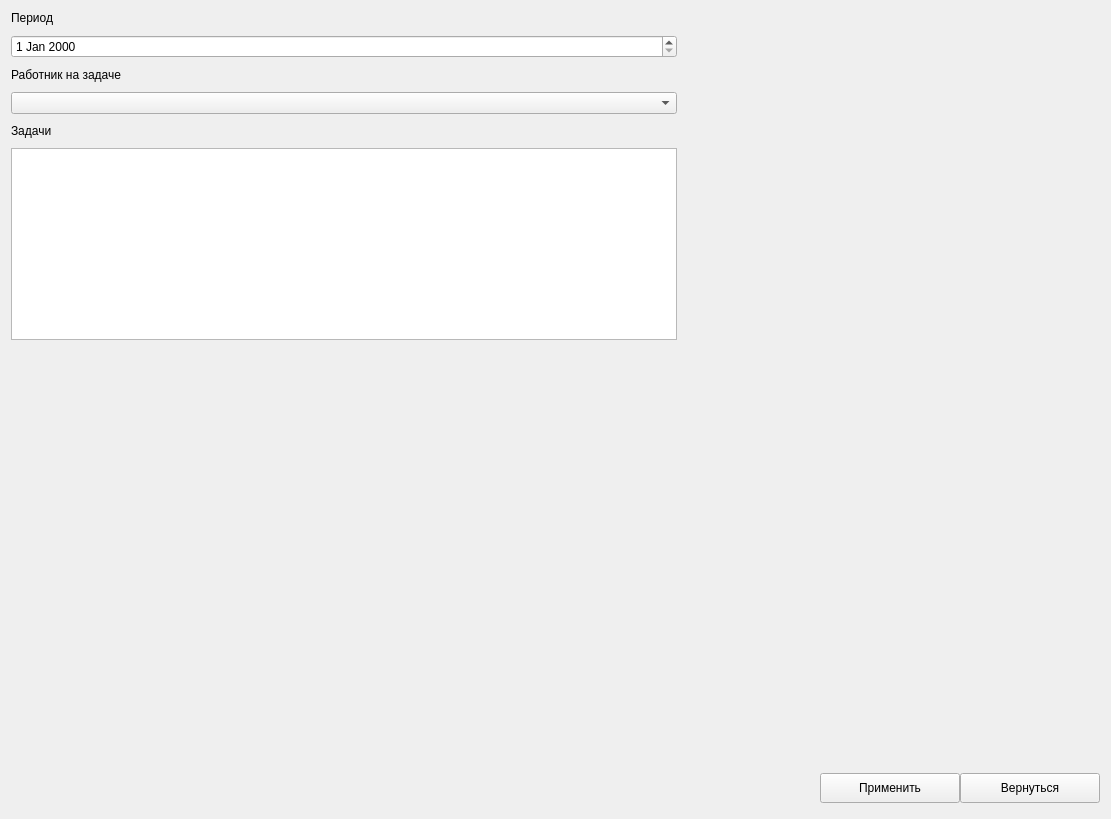
          <widget class="QWidget" name="pageEditTask">
           <layout class="QGridLayout" name="gridLayout_2">
            <item row="0" column="0" colspan="2">
             <layout class="QVBoxLayout" name="verticalLayout_21">
              <property name="spacing">
               <number>10</number>
              </property>
              <item>
               <widget class="QLabel" name="label_61">
                <property name="text">
                 <string>Период</string>
                </property>
               </widget>
              </item>
              <item>
               <widget class="QDateEdit" name="dateEditEditTask"/>
              </item>
              <item>
               <widget class="QLabel" name="label_62">
                <property name="text">
                 <string>Работник на задаче</string>
                </property>
               </widget>
              </item>
              <item>
               <widget class="QComboBox" name="employeeEditTask"/>
              </item>
              <item>
               <widget class="QLabel" name="label_63">
                <property name="text">
                 <string>Задачи</string>
                </property>
               </widget>
              </item>
              <item>
               <widget class="QTextEdit" name="taskEditChange"/>
              </item>
             </layout>
            </item>
            <item row="0" column="2">
             <spacer name="horizontalSpacer_29">
              <property name="orientation">
               <enum>Qt::Horizontal</enum>
              </property>
              <property name="sizeType">
               <enum>QSizePolicy::Minimum</enum>
              </property>
              <property name="sizeHint" stdset="0">
               <size>
                <width>417</width>
                <height>20</height>
               </size>
              </property>
             </spacer>
            </item>
            <item row="1" column="0">
             <spacer name="verticalSpacer_19">
              <property name="orientation">
               <enum>Qt::Vertical</enum>
              </property>
              <property name="sizeType">
               <enum>QSizePolicy::Expanding</enum>
              </property>
              <property name="sizeHint" stdset="0">
               <size>
                <width>540</width>
                <height>422</height>
               </size>
              </property>
             </spacer>
            </item>
            <item row="3" column="0" colspan="3">
             <widget class="QWidget" name="widget_13" native="true">
              <property name="sizePolicy">
               <sizepolicy hsizetype="Expanding" vsizetype="Expanding">
                <horstretch>0</horstretch>
                <verstretch>0</verstretch>
               </sizepolicy>
              </property>
              <property name="minimumSize">
               <size>
                <width>0</width>
                <height>40</height>
               </size>
              </property>
              <property name="maximumSize">
               <size>
                <width>16777215</width>
                <height>40</height>
               </size>
              </property>
              <layout class="QHBoxLayout" name="horizontalLayout_17">
               <property name="spacing">
                <number>0</number>
               </property>
               <property name="leftMargin">
                <number>0</number>
               </property>
               <property name="topMargin">
                <number>0</number>
               </property>
               <property name="rightMargin">
                <number>0</number>
               </property>
               <property name="bottomMargin">
                <number>0</number>
               </property>
               <item>
                <spacer name="horizontalSpacer_28">
                 <property name="orientation">
                  <enum>Qt::Horizontal</enum>
                 </property>
                 <property name="sizeHint" stdset="0">
                  <size>
                   <width>809</width>
                   <height>20</height>
                  </size>
                 </property>
                </spacer>
               </item>
               <item>
                <widget class="QPushButton" name="taskApplyBtn">
                 <property name="minimumSize">
                  <size>
                   <width>140</width>
                   <height>30</height>
                  </size>
                 </property>
                 <property name="maximumSize">
                  <size>
                   <width>140</width>
                   <height>30</height>
                  </size>
                 </property>
                 <property name="text">
                  <string>Применить</string>
                 </property>
                 <property name="icon">
                  <iconset resource="resource.qrc">
                   <normaloff>:/icon/icon/free-icon-check-mark-8370918.png</normaloff>:/icon/icon/free-icon-check-mark-8370918.png</iconset>
                 </property>
                 <property name="iconSize">
                  <size>
                   <width>20</width>
                   <height>20</height>
                  </size>
                 </property>
                </widget>
               </item>
               <item>
                <widget class="QPushButton" name="backApplyTaskBtn">
                 <property name="minimumSize">
                  <size>
                   <width>140</width>
                   <height>30</height>
                  </size>
                 </property>
                 <property name="maximumSize">
                  <size>
                   <width>140</width>
                   <height>30</height>
                  </size>
                 </property>
                 <property name="text">
                  <string>Вернуться</string>
                 </property>
                 <property name="icon">
                  <iconset resource="resource.qrc">
                   <normaloff>:/icon/icon/free-icon-back-2644908.png</normaloff>:/icon/icon/free-icon-back-2644908.png</iconset>
                 </property>
                 <property name="iconSize">
                  <size>
                   <width>20</width>
                   <height>20</height>
                  </size>
                 </property>
                </widget>
               </item>
              </layout>
             </widget>
            </item>
           </layout>
          </widget>
